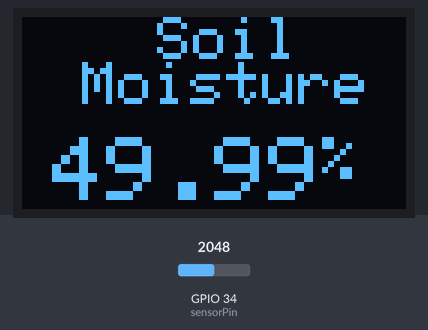
The sketch below on a simulated ESP32. Shown: 128×64 one-colour display. The test bench sets the inputs (shaded band); at power-on: GPIO 34 (sensorPin) = 2048. WiFi joins after 1.5 s; servers stay silent unless stated; no MQTT or app messages arrive unless stated; what the sketch prints to the serial monitor is not drawn.

Above: at 2.7 s.
2.8 s: GPIO 34 (sensorPin) set to 1960
At 4.6 s:
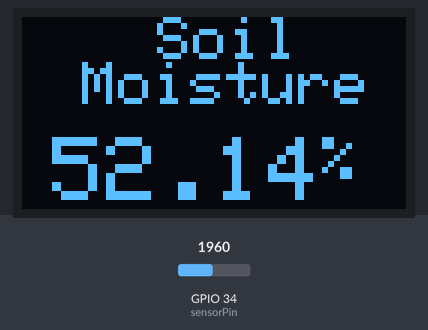
Timing chart, 0 to 5.3 s (numbered marks = the images above; inputs shaded):
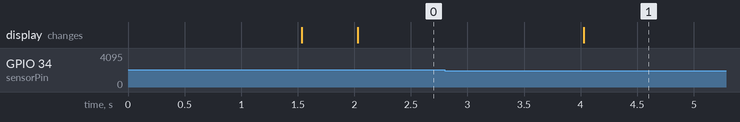

The sketch:

firmwareNandurBaru2.ino
```cpp
#include <SPI.h>
#include <Wire.h>
#include <WiFi.h>
#include <PubSubClient.h>
#include <Adafruit_GFX.h>
#include <Adafruit_SSD1306.h>
#include <ArduinoJson.h>
#include <WiFiManager.h>

#define SCREEN_WIDTH 128 // OLED display width, in pixels
#define SCREEN_HEIGHT 64 // OLED display height, in pixels
#define OLED_RESET -1 // Reset pin # (or -1 if sharing Arduino reset pin)
Adafruit_SSD1306 display(SCREEN_WIDTH, SCREEN_HEIGHT, &Wire, OLED_RESET);

const char *mqtt_broker = "broker.emqx.io";
const char *topic = "project-nandur-sub/1";
const char *mqtt_username = "emqx";
const char *mqtt_password = "public";
const int mqtt_port = 1883;

WiFiClient espClient;
PubSubClient client(espClient);
unsigned long lastMsg = 0;

StaticJsonDocument<100> doc;

const int airValue = 790; // template internet
const int waterValue = 390; //template internet
const int sensorPin = 34;
float smv = 0;
float smp = 0;
float mois = 0;
bool res;

void callback(char *topic, byte *payload, unsigned int length) {
  Serial.print("Message arrived in topic: ");
  Serial.println(topic);
  Serial.print("Message:");
  for (int i = 0; i < length; i++) {
    Serial.print((char) payload[i]);
  }
  Serial.println();
  Serial.println("-----------------------");
}

void setup() {
  // put your setup code here, to run once:
  WiFi.mode(WIFI_STA);
  Serial.begin(115200);
  WiFiManager wm;
  wm.resetSettings();
  res = wm.autoConnect("AutoConnectAP", "password");

  if (!res) {
    Serial.println("Failed to connect");
  } else {
    Serial.println("Connected!");
  }

  display.begin(SSD1306_SWITCHCAPVCC, 0x3C);
  display.clearDisplay();

  Serial.println("Connected to the Wi-Fi Network");
  client.setServer(mqtt_broker, mqtt_port);
  client.setCallback(callback);
  while (!client.connected()) {
    String client_id = "esp32-client-";
    client_id += String(WiFi.macAddress());
    Serial.printf("The client %s connects to the public MQTT broker\n", client_id.c_str());
    if (client.connect(client_id.c_str(), mqtt_username, mqtt_password)) {
      Serial.println("Public MQTT Broker connected");
    } else {
      Serial.print("failed with state");
      Serial.print(client.state());
      delay(200);
    }
  }

}

void loop() {
  client.loop();
  // put your main code here, to run repeatedly:
  smv = analogRead(sensorPin);
  mois = 100 - (smv / 4095.0 * 100);
  Serial.println(mois);
  unsigned long now = millis();
  char jsonString[100];

  if (now - lastMsg > 2000) {
    lastMsg = now;

    if (mois >=0 && mois <= 100) {
      Serial.print(mois);
      Serial.println("%");

      doc["Moisture"] = mois;
      serializeJson(doc, jsonString);
      client.publish(topic, jsonString);
      Serial.println("Data Published: ");
      Serial.println(jsonString);

      display.clearDisplay();

      display.setCursor(45,0);  //oled display
      display.setTextSize(2);
      display.setTextColor(WHITE);
      display.println("Soil");
      display.setCursor(20,15);
      display.setTextSize(2);
      display.setTextColor(WHITE);
      display.println("Moisture");

      display.setCursor(10,40);  //oled display
      display.setTextSize(3);
      display.setTextColor(WHITE);
      display.println(mois);
      display.setCursor(100,40);
      display.setTextSize(2);
      display.println("%");
      display.display();

      delay(250);
    }
  }
}
```

Measured:
- after the input at 2.8 s, the display: changes after 1.2 s (image 1)
